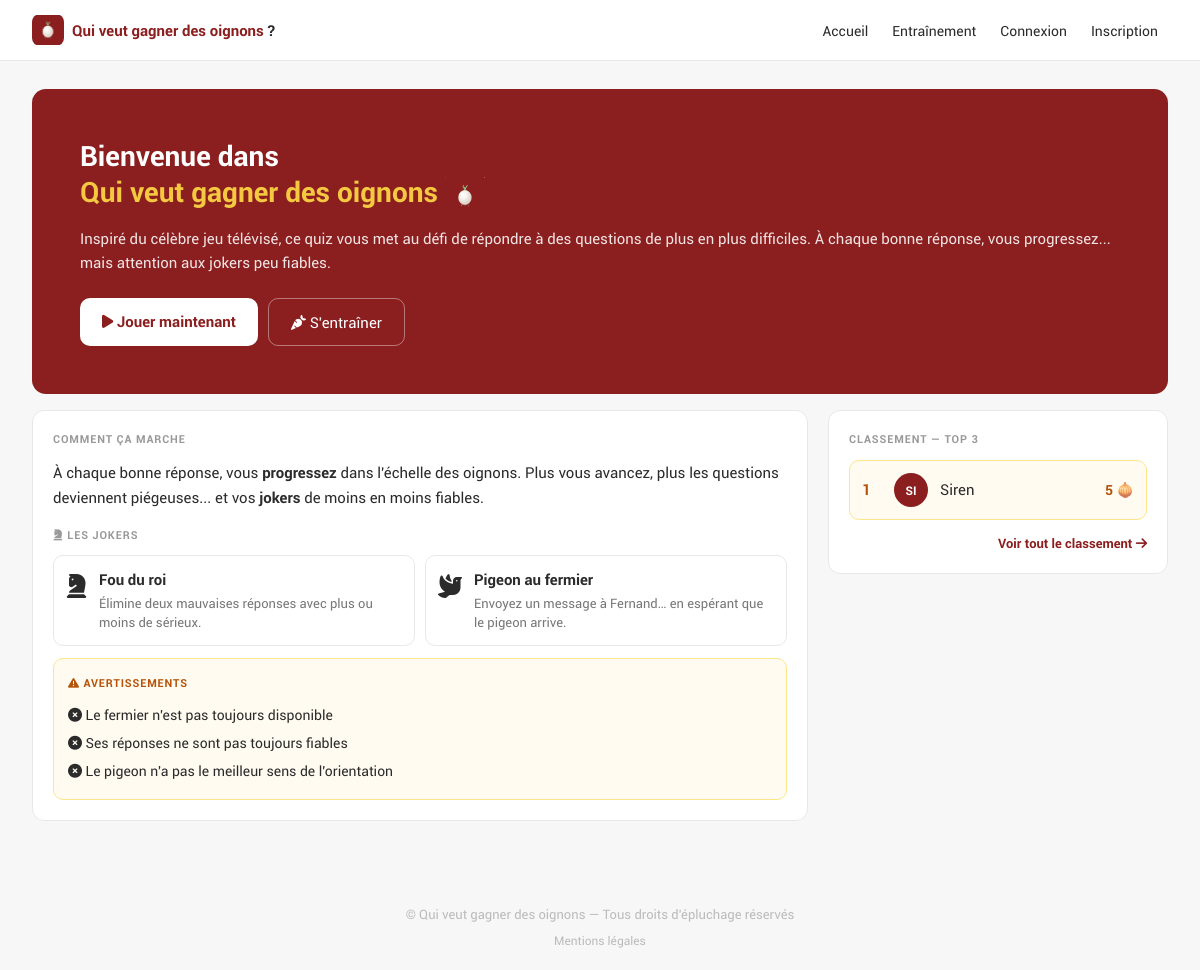
The page / on the database its author committed.
### tables this page shows
CREATE TABLE IF NOT EXISTS `users` (
  `id`           INT          UNSIGNED NOT NULL AUTO_INCREMENT,
  `pseudo`       VARCHAR(30)  NOT NULL,
  `email`        VARCHAR(255) NOT NULL UNIQUE,
  `password`     VARCHAR(255) NOT NULL,
  `oignons`      INT          UNSIGNED NOT NULL DEFAULT 0,
  `games_played` INT          UNSIGNED NOT NULL DEFAULT 0,
  `is_admin`     TINYINT(1)   NOT NULL DEFAULT 0,
  `created_at`   TIMESTAMP    NOT NULL DEFAULT CURRENT_TIMESTAMP,
  PRIMARY KEY (`id`)
);

### app/controllers/homeController.php (called while the page is built, shortened)
<?php
function showHome()
{
    $top3     = getTop3();
    require RACINE . '/app/views/layouts/header.php';
    require RACINE . '/app/views/homeView.php';
    require RACINE . '/app/views/layouts/footer.php';
}

### index.php (called while the page is built, shortened)
<?php
require_once RACINE . "/app/helpers.php";
require_once RACINE . "/config/Database.php";
require_once RACINE . "/app/models/userModel.php";
$route = new Route;
$route->route();

### config/Database.php (called while the page is built, shortened)
<?php
class Database
{
    private static ?PDO $instance = null;
    public static function getInstance(): PDO
    {
        if (self::$instance === null) {
            $env = parse_ini_file(RACINE . '/.env');
            $dsn = "mysql:host={$env['DB_HOST']};dbname={$env['DB_NAME']};charset=utf8mb4";
            try {
                self::$instance = new PDO($dsn, $env['DB_USER'], $env['DB_PASS']);
                self::$instance->setAttribute(PDO::ATTR_ERRMODE, PDO::ERRMODE_EXCEPTION);
                self::$instance->setAttribute(PDO::ATTR_DEFAULT_FETCH_MODE, PDO::FETCH_ASSOC);
            } catch (PDOException $e) {
                die("Erreur de connexion : " . $e->getMessage());
            }
        }
        return self::$instance;
    }
}

### app/models/userModel.php (called while the page is built, shortened)
<?php
function getTop3()
{
    $stmt = Database::getInstance()->query("SELECT id, pseudo, oignons FROM users ORDER BY oignons DESC LIMIT 3");
    return $stmt->fetchAll();
}

### app/helpers.php (called while the page is built, shortened)
<?php
function initials($pseudo)
{
    $pseudo = trim($pseudo);
    $parts  = explode(' ', $pseudo);
    return strtoupper(substr($pseudo, 0, 2));
}
function avatarColor($index)
{
    $colors = ['#8b1e1e','#185fa5','#3b6d11','#854f0b','#533480','#0f6e56','#b45309'];
    return $colors[$index % count($colors)];
}

### app/views/homeView.php (the view, shortened to what this page needs)
<main id="main-content">
<div class="page-wrap">
  <section class="home-hero" aria-label="Présentation du jeu">
    <h1>Bienvenue dans<br><span>Qui veut gagner des oignons</span> <img src="<?= BASE_URL ?>/public/images/onion_transparent.webp" alt="Mascotte oignon du quiz" title="Mascotte oignon du quiz" width="40" height="37" class="hero-onion"></h1>
    <p>Inspiré du célèbre jeu télévisé, ce quiz vous met au défi de répondre à des questions de plus en plus difficiles. À chaque bonne réponse, vous progressez... mais attention aux jokers peu fiables.</p>
    <div class="home-hero-btns">
      <a href="index.php?action=game" class="btn-hero-play"><i class="fa-solid fa-play" aria-hidden="true"></i> Jouer maintenant</a>
      <a href="index.php?action=training" class="btn-hero-train"><i class="fa-solid fa-carrot" aria-hidden="true"></i> S'entraîner</a>
    </div>
  </section>
  <div class="home-bottom-grid">
    <div>
      <section class="card home-section" aria-labelledby="how-title">
        <h2 class="card-label" id="how-title">Comment ça marche</h2>
        <p class="home-section-text">
          À chaque bonne réponse, vous <strong>progressez</strong> dans l'échelle des oignons.
          Plus vous avancez, plus les questions deviennent piégeuses... et vos <strong>jokers</strong> de moins en moins fiables.
        </p>
        <h3 class="card-label"><i class="fa-solid fa-chess-knight" aria-hidden="true"></i> Les jokers</h3>
        <ul class="jokers-list" aria-label="Liste des jokers">
          <li class="joker-item">
            <span class="joker-icon" aria-hidden="true"><i class="fa-solid fa-chess-knight" aria-hidden="true"></i></span>
            <div>
              <strong>Fou du roi</strong>
              <p>Élimine deux mauvaises réponses avec plus ou moins de sérieux.</p>
            </div>
          </li>
          <li class="joker-item">
            <span class="joker-icon" aria-hidden="true"><i class="fa-solid fa-dove" aria-hidden="true"></i></span>
            <div>
              <strong>Pigeon au fermier</strong>
              <p>Envoyez un message à Fernand… en espérant que le pigeon arrive.</p>
            </div>
          </li>
        </ul>
        <div class="warning-box" role="note">
          <h3 class="card-label text-warning"><i class="fa-solid fa-triangle-exclamation" aria-hidden="true"></i> Avertissements</h3>
          <ul class="home-warning-list">
            <li><i class="fa-solid fa-circle-xmark" aria-hidden="true"></i> Le fermier n'est pas toujours disponible</li>
            <li><i class="fa-solid fa-circle-xmark" aria-hidden="true"></i> Ses réponses ne sont pas toujours fiables</li>
            <li><i class="fa-solid fa-circle-xmark" aria-hidden="true"></i> Le pigeon n'a pas le meilleur sens de l'orientation</li>
          </ul>
        </div>
      </section>
    </div>
    <div>
      <section class="card home-section" aria-labelledby="ranking-title">
        <h2 class="card-label" id="ranking-title">Classement — Top 3</h2>
        <?php if (empty($top3)): ?>
          <div class="empty-state">Aucun joueur classé pour l'instant.<br>Soyez le premier ! 🧅</div>
        <?php else: ?>
          <ol class="top3-list">
            <?php foreach ($top3 as $i => $player): ?>
              <li class="top3-row <?= $i===0 ? 'top3-first' : '' ?>">
                <span class="top3-rank" aria-label="Position <?= $i+1 ?>"><?= $i+1 ?></span>
                <div class="top3-avatar" style="background:<?= avatarColor($i) ?>" aria-hidden="true">
                  <?= initials($player['pseudo']) ?>
                </div>
                <span class="top3-name"><?= htmlspecialchars($player['pseudo']) ?></span>
                <span class="top3-score"><?= (int)$player['oignons'] ?> 🧅</span>
              </li>
            <?php endforeach; ?>
          </ol>
          <a href="index.php?action=ranking" class="top3-link">Voir tout le classement <i class="fa-solid fa-arrow-right" aria-hidden="true"></i></a>
        <?php endif; ?>
      </section>
    </div>
  </div>
</div>
</main>

### public/style.css (style rules this page uses)
*, *::before, *::after { box-sizing: border-box; margin: 0; padding: 0; }
:root { --red: #8b1e1e; --red-dark: #6e1717; --red-light: #fff5f5; --gold: #b45309; --yellow: #f5c842; --green: #2d6a4f; --bg: #f7f7f7; --white: #ffffff; --border: #e8e8e8; --text: #2b2b2b; --muted: #999999; --radius: 12px; }
html { scroll-behavior: smooth; }
body { font-family: 'Roboto', Arial, sans-serif; background: var(--bg); color: var(--text); font-size: 15px; line-height: 1.5; }
a { color: inherit; }
img { max-width: 100%; }
ul { list-style: none; }
.card { background: var(--white); border-radius: var(--radius); border: 1px solid var(--border); padding: 20px; }
.card-label { font-size: 11px; font-weight: 700; letter-spacing: 0.08em; color: var(--muted); text-transform: uppercase; margin-bottom: 4px; }
.page-wrap { width: 100%; padding: 16px; }
@media (min-width: 640px) { .page-wrap { padding: 24px 20px; max-width: 760px; margin: 0 auto; } }
@media (min-width: 900px) { .page-wrap { max-width: 1200px; padding: 28px 32px; } }
.home-hero { background-color: var(--red); color: white; border-radius: 14px; padding: 28px 24px; margin-bottom: 16px; position: relative; overflow: hidden; }
.home-hero h1 { font-size: 22px; line-height: 1.3; margin-bottom: 12px; }
.home-hero h1 span { color: var(--yellow); }
.home-hero p { opacity: 0.88; font-size: 14px; line-height: 1.6; margin-bottom: 20px; }
.home-hero-btns { display: flex; flex-direction: column; gap: 10px; }
.btn-hero-play { background: white; color: var(--red); border: none; border-radius: 10px; padding: 12px 22px; font-size: 15px; font-weight: 700; text-decoration: none; text-align: center; display: block; }
.btn-hero-train { background: transparent; color: white; border: 1px solid rgba(255,255,255,0.4); border-radius: 10px; padding: 12px 22px; font-size: 15px; text-decoration: none; text-align: center; display: block; }
.home-section { margin-bottom: 12px; }
.jokers-list { display: flex; flex-direction: column; gap: 10px; margin-top: 12px; }
.joker-item { display: flex; gap: 12px; align-items: flex-start; border: 1px solid var(--border); border-radius: 10px; padding: 12px; }
.joker-icon { font-size: 24px; flex-shrink: 0; }
.joker-item p { font-size: 13px; color: #777; margin-top: 3px; }
.warning-box { background: #fffbf0; border: 1px solid #fde68a; border-radius: 10px; padding: 14px; margin-top: 12px; font-size: 14px; line-height: 1.9; }
.text-warning { color: var(--gold); }
.top3-list { display: flex; flex-direction: column; gap: 8px; margin-top: 12px; }
.top3-row { display: flex; align-items: center; gap: 12px; padding: 12px; border-radius: 10px; border: 1px solid #f0f0f0; }
.top3-first { background: #fffbf0; border-color: #fde68a; }
.top3-rank { font-size: 15px; font-weight: 700; color: var(--muted); width: 20px; }
.top3-first .top3-rank { color: var(--gold); }
.top3-avatar { width: 34px; height: 34px; border-radius: 50%; color: white; display: flex; align-items: center; justify-content: center; font-size: 12px; font-weight: 700; flex-shrink: 0; }
.top3-name { flex: 1; font-size: 15px; font-weight: 500; }
.top3-score { font-size: 14px; font-weight: 700; color: var(--gold); }
.top3-link { display: block; text-align: right; margin-top: 14px; color: var(--red); text-decoration: none; font-size: 13px; font-weight: 700; }
@media (min-width: 900px) { .home-hero { padding: 48px; } }
@media (min-width: 900px) { .home-hero h1 { font-size: 28px; } }
@media (min-width: 900px) { .home-hero p { font-size: 15px; margin-bottom: 24px; } }
@media (min-width: 900px) { .home-hero-btns { flex-direction: row; } }
@media (min-width: 900px) { .btn-hero-play, .btn-hero-train { display: inline-block; width: auto; } }
@media (min-width: 900px) { .home-bottom-grid { display: grid; grid-template-columns: 1fr 340px; gap: 20px; } }
@media (min-width: 900px) { .jokers-list { display: grid; grid-template-columns: 1fr 1fr; } }
.home-section-text { margin: 12px 0 16px; line-height: 1.7; }
.home-warning-list { margin-top: 8px; list-style: none; line-height: 2; }
.hero-onion { vertical-align: middle; }

### rows shown on the page
users: pseudo "SI", pseudo "Siren", oignons "5"
